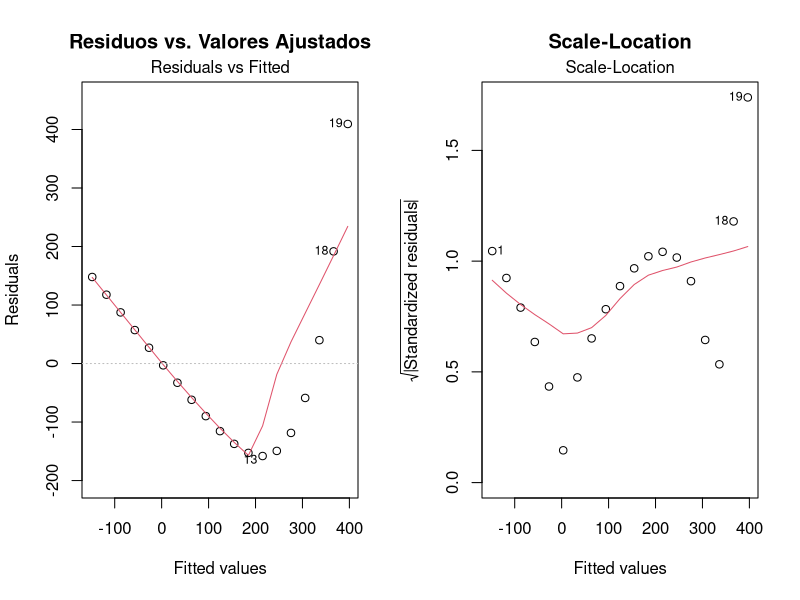
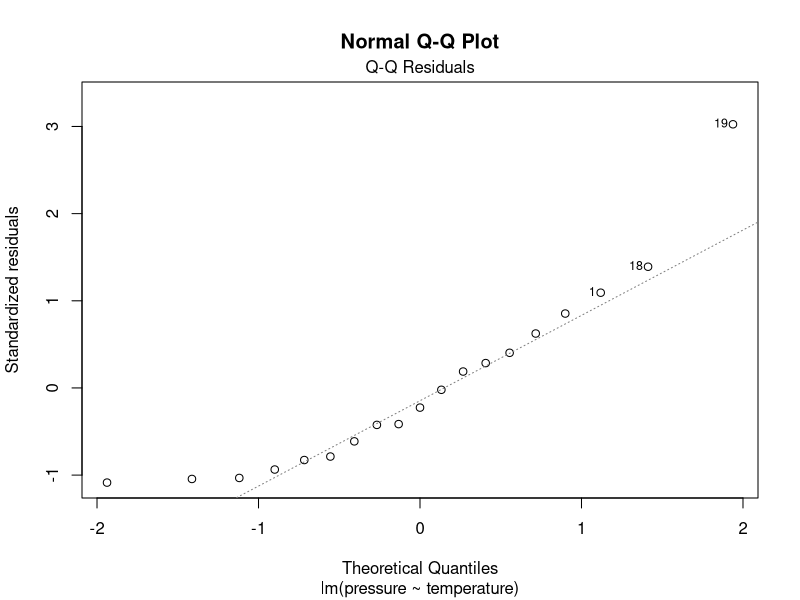

Reproduce these figures in R, in order.
## ---- chunk 1
# Cálculo directo
gasto_30 = 1500 + 12 * 30
print(paste("Gasto predicho:", gasto_30, "euros"))
## ---- chunk 2
# a) Ajustar el modelo
modelo_pressure <- lm(pressure ~ temperature, data = pressure)

# b) Summary del modelo
summary(modelo_pressure)
## ---- chunk 3
r_squared <- summary(modelo_pressure)$r.squared
print(paste("R² =", round(r_squared, 4)))
print(paste("La temperatura explica el", round(r_squared * 100, 2), "% de la variabilidad en la presión"))
## ---- chunk 4
f_pvalue <- summary(modelo_pressure)$fstatistic
f_test_pvalue <- pf(f_pvalue[1], f_pvalue[2], f_pvalue[3], lower.tail = FALSE)
print(paste("p-valor F-test:", format(f_test_pvalue, scientific = TRUE)))
## ---- chunk 5
temp_pvalue <- summary(modelo_pressure)$coefficients["temperature", "Pr(>|t|)"]
print(paste("p-valor temperatura:", format(temp_pvalue, scientific = TRUE)))
## ---- chunk 6
# a) Intervalo de confianza para la media cuando temp = 250
ic_mean <- predict(modelo_pressure, newdata = data.frame(temperature = 250), 
                   interval = "confidence", level = 0.95)
print("Intervalo de confianza (95%) para la presión media:")
print(ic_mean)

# b) Intervalo de predicción para una nueva observación
ic_pred <- predict(modelo_pressure, newdata = data.frame(temperature = 250), 
                   interval = "prediction", level = 0.95)
print("Intervalo de predicción (95%) para una nueva observación:")
print(ic_pred)

# c) Comparación de anchos
ancho_conf <- ic_mean[3] - ic_mean[2]
ancho_pred <- ic_pred[3] - ic_pred[2]
print(paste("Ancho intervalo confianza:", round(ancho_conf, 2)))
print(paste("Ancho intervalo predicción:", round(ancho_pred, 2)))
## ---- chunk 7
# a) Gráfico de Residuos vs. Valores Ajustados
par(mfrow = c(1, 2))
plot(modelo_pressure, which = 1, main = "Residuos vs. Valores Ajustados")

# b) Gráfico Scale-Location
plot(modelo_pressure, which = 3, main = "Scale-Location")
## ---- chunk 8
# a) Gráfico Normal Q-Q
par(mfrow = c(1, 1))
plot(modelo_pressure, which = 2, main = "Normal Q-Q Plot")

# b) Test de Shapiro-Wilk
shapiro_test <- shapiro.test(residuals(modelo_pressure))
print("Test de Shapiro-Wilk para normalidad de residuos:")
print(shapiro_test)
